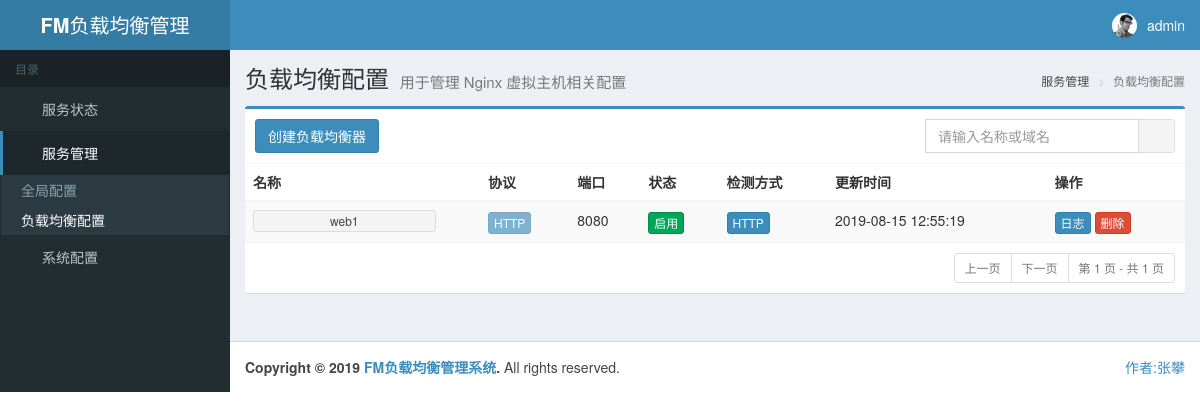
Screenshot of /proxy/ (signed in) with the database file from the repository.
### proxy/models.py (models this page shows)
class proxy_config(models.Model):
    config_id = models.CharField(max_length=64,null=True)
    protocols = models.BooleanField(default=False)
    proxy_name = models.CharField(max_length=128,null=True)
    status = models.BooleanField(default=False)
    listen = models.IntegerField(null=False)
    server_name = models.CharField(max_length=128,null=True)
    access_log = models.CharField(max_length=128,null=True)
    error_log = models.CharField(max_length=128,null=True)
    ssl_cert = models.TextField(null=True)
    ssl_cert_path = models.CharField(max_length=128,null=True)
    ssl_key = models.TextField(null=True)
    ssl_key_path = models.CharField(max_length=128,null=True)
    description = models.TextField(null=True)
    balancer_type = models.CharField(max_length=64,null=True)
    host = models.CharField(max_length=64,null=True)
    check_type = models.CharField(max_length=64,null=True)
    update_time = models.FloatField(null=False)
    upstream_list = models.ManyToManyField(upstream_config)

### proxy/views.py (the view)
@login_required(login_url="/login/")
def view(request):
    filter = request.GET.get('filter',"")
    if filter:
        p_config = proxy_config.objects.filter(Q(proxy_name__contains=filter)|Q(server_name__contains=filter))
    else:
        p_config = proxy_config.objects.all()
        NUM_PER_PAGE = 8
        paginator = Paginator(p_config,NUM_PER_PAGE)
        page = request.GET.get('page')
        try:
            contexts = paginator.page(page)
        except PageNotAnInteger:
            contexts = paginator.page(1)
        except EmptyPage:
            contexts = paginator.page(paginator.num_pages)
        user = {
            "name":request.user,
            "date":time.time()
        }
    return render_to_response('proxy/view.html',{'proxy':contexts,
                                                 'filter':filter,
                                                 'user':user,
                                                 })

### customfilter/templatetags/custom_filter.py (called while the page is built)
@register.filter(name='timestamp_to_date')
def timestamp_to_date(_timestamp):
    try:
        _return = time.strftime("%Y-%m-%d %H:%M:%S",time.localtime(_timestamp))
    except:
        _return = None
    return _return

### templates/proxy/view.html (shortened to what this page needs)
{% extends "base.html" %} {% block content %} {% load custom_filter %}
<div class="row">
    <div class="col-md-12">
        <div class="box box-primary">
            <div class="box-header with-border">
                <button type="button" class="btn btn-primary pull-left" onclick="edit_balancer(1)">创建负载均衡器</button>
                <div class="input-group pull-right" style="width: 250px;">
                    <input type="text" name="proxy_filter" id="input_proxy_filter" class="form-control pull-right" placeholder="请输入名称或域名" onkeydown='if(event.keyCode==13){proxy_filter()}'>
                    <div class="input-group-btn">
                        <button type="button" class="btn btn-default" onclick="proxy_filter()"><i class="fa fa-search"></i></button>
                    </div>
                </div>
            </div>
            <div class="box-body no-padding">
                <table class="table table-striped">
                    <thead>
                        <tr>
                            <th>名称</th>
                            <th>协议</th>
                            <th>端口</th>
                            <th>状态</th>
                            <th>检测方式</th>
                            <th>更新时间</th>
                            <th>操作</th>
                        </tr>
                    </thead>
                    <tbody>
                        {% for server in proxy %}
                        <tr>
                            <td class="col-sm-3">
                                <button type="button" class="btn btn-default btn-xs col-sm-10" onclick="edit_balancer(0,'{{ server.config_id }}')">{{ server.proxy_name }}</button>
                            </td>
                            {% if server.protocols %}
                            <td>
                                <button class="btn btn-warning btn-xs" disabled>HTTPS</button>
                            </td>
                            {% else %}
                            <td>
                                <button class="btn btn-primary btn-xs" disabled>HTTP</button>
                            </td>
                            {% endif %}
                            <td>{{ server.listen }}</td>
                            {% if server.status %}
                            <td>
                                <button type="button" class="btn btn-success btn-xs" onclick="change_status('{{ server.pk }}',0)">启用</button>
                            </td>
                            {% else %}
                            <td>
                                <button type="button" class="btn btn-danger btn-xs" onclick="change_status('{{ server.pk }}',1)">禁用</button>
                            </td>
                            {% endif %} {% if server.check_type == "tcp" %}
                            <td>
                                <button type="button" class="btn btn-warning btn-xs" disabled>TCP</button>
                            </td>
                            {% else %}
                            <td>
                                <button type="button" class="btn btn-primary btn-xs" onclick="proxy_status('{{ server.pk }}',0)">HTTP</button>
                            </td>
                            {% endif %}
                            <td>{{ server.update_time | timestamp_to_date }}</td>
                            <td>
                                <button type="button" class="btn btn-primary btn-xs" onclick="get_proxy_logs('{{ server.pk }}')">日志</button>
                                <button type="button" class="btn btn-danger btn-xs" onclick="delete_proxy('{{ server.pk }}','{{ server.proxy_name }}')">删除</button>
                            </td>
                        </tr>
                        {% endfor %}
                    </tbody>
                </table>
            </div>
            <div class="box-footer clearfix">
                <ul class="pagination pagination-sm no-margin pull-right">
                    {% if proxy.has_previous %}
                    <li><a href="?page={{ proxy.previous_page_number }}&filter={{ filter }}" class="prev">{{ previous_link_decorator|safe }}上一页</a></li>
                    {% else %}
                    <li class="paginate_button previous disabled"><span class="disabled prev">{{ previous_link_decorator|safe }}上一页</span></li>
                    {% endif %} {% if proxy.has_next %}
                    <li><a href="?page={{ proxy.next_page_number }}&filter={{ filter }}" class="next">下一页{{ next_link_decorator|safe }}</a></li>
                    {% else %}
                    <li class="paginate_button next disabled"><span class="disabled next">下一页{{ next_link_decorator|safe }}</span></li>
                    {% endif %}
                    <li class="paginate_button previous disabled">
                        <span>第 {{ proxy.number }} 页 - 共 {{ proxy.paginator.num_pages }} 页</span>
                    </li>
                </ul>
            </div>
        </div>
    </div>
</div>
{% endblock %}

### templates/base.html (shortened to what this page needs)
<!DOCTYPE html>
<html>
<head>
    {% load staticfiles %} {% load custom_filter %}
    <link rel="stylesheet" href="{% static "bootstrap/css/bootstrap.min.css" %}">
    <link rel="stylesheet" href="{% static "dist/css/font-awesome.min.css" %}">
    <link rel="stylesheet" href="{% static "dist/css/ionicons.min.css" %}">
    <link rel="stylesheet" href="{% static "dist/css/AdminLTE.min.css" %}">
    <link rel="stylesheet" href="{% static "dist/css/skins/skin-blue.min.css" %}">
</head>
<body class="hold-transition skin-blue sidebar-mini">
    <div class="wrapper">
        <header class="main-header">
            <a href="#" class="logo">
                <span class="logo-lg"><b>FM</b>负载均衡管理</span>
            </a>
            <nav class="navbar navbar-static-top" role="navigation">
                <a href="#" class="sidebar-toggle" data-toggle="offcanvas" role="button">
                </a>
                <div class="navbar-custom-menu">
                    <ul class="nav navbar-nav">
                        <li class="dropdown user user-menu">
                            <a href="#" class="dropdown-toggle" data-toggle="dropdown">
                                <img src="{% static "dist/img/user2-160x160.jpg" %}" class="user-image" alt="User Image">
                                <span class="hidden-xs">{{ user.name }}</span>
                            </a>
                        </li>
                    </ul>
                </div>
            </nav>
        </header>
        <aside class="main-sidebar">
            <section class="sidebar">
                <ul class="sidebar-menu">
                    <li class="header">目录</li>
                    <li id="menu_dashboard"><a href="/dashboard/"><i class="fa fa-dashboard"></i> <span>服务状态</span></a></li>
                    <li id="menu_service" class="treeview active">
                        <a href="#"><i class="fa fa-server"></i> <span>服务管理</span>
                    <span class="pull-right-container">
                        <i class="fa fa-angle-left pull-right"></i>
                    </span>
                </a>
                        <ul class="treeview-menu">
                            <li id="menu_main_config"><a href="/main/">全局配置</a></li>
                            <li id="menu_proxy_config"><a href="/proxy/">负载均衡配置</a></li>
                        </ul>
                    </li>
                    <li id="menu_system_config"><a href="/settings/"><i class="fa fa-cog"></i> <span>系统配置</span></a></li>
                </ul>
            </section>
        </aside>
        <div class="content-wrapper">
            <section class="content-header">
                <h1>
                <span id="page_header"></span>
                <small>
                    <span id="page_header_descript"></span>
                </small>
            </h1>
                <ol class="breadcrumb">
                    <li><a href="#"><i class="fa fa-dashboard"></i> <span id="page_nav"></span></a></li>
                    <li class="active"><span id="page_name"></span></li>
                </ol>
            </section>
            <section class="content">
                {% block content %} {% endblock %}
            </section>
        </div>
        <footer class="main-footer">
            <div class="pull-right hidden-xs">
                <a href="#" target="_blank">作者:张攀</a>
            </div>
            <strong>Copyright &copy; 2019 <a href="#">FM负载均衡管理系统</a>.</strong> All rights reserved.
        </footer>
    </div>
</body>
</html>

### rows the page displays
proxy_config: proxy_name "web1", protocols "HTTP", listen "8080", update_time "2019-08-15 12:55:19"

### other values shown
{{ user.name }} "admin"
{{ proxy.number }} "1"
{{ proxy.paginator.num_pages }} "1"
